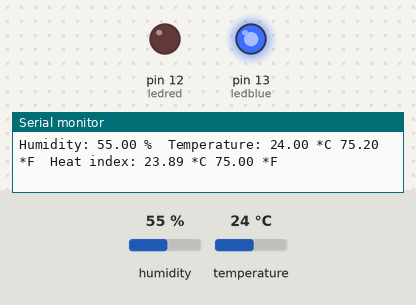
Recording of a sketch running on a simulated Arduino Uno, built with avr-gcc and run on an emulated ATmega328P. Shown: output pins drawn as LEDs (lit = HIGH), the last lines printed to the serial monitor. The inputs (shaded band) are chosen by the test bench; at power-on: temperature 24 °C, humidity 55 %.

Above: at 4.8 s.
4.9 s: temperature set to 27 °C
7.9 s: temperature set to 30 °C
At 9.3 s:
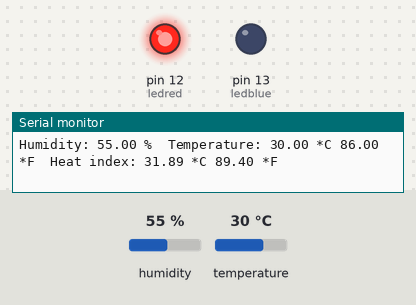
10.9 s: temperature set to 12 °C
At 12.9 s:
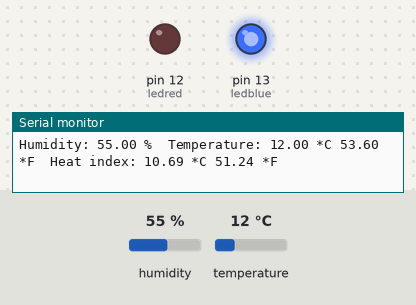
13.9 s: temperature set to 41 °C
At 14.7 s:
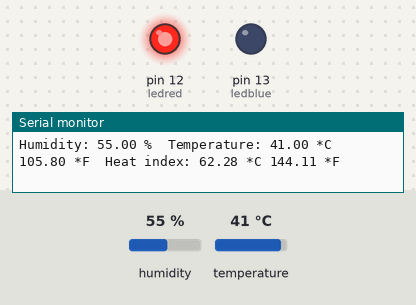
Timing chart, 0 to 16.9 s (numbered marks = the images above; inputs shaded):
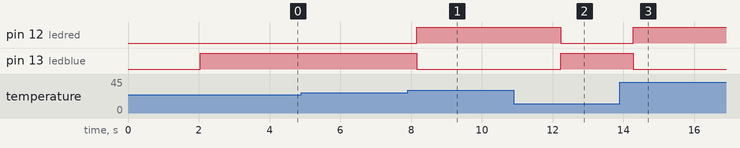

Measured:
- the behaviour switches between 28 and 29 °C on temperature (found by bisection; images 0 and 1)
- after the input at 7.9 s, pin 12 (ledred): LOW → HIGH after 0.26 s; pin 13 (ledblue): HIGH → LOW after 0.26 s
- after the input at 10.9 s, pin 12 (ledred): HIGH → LOW after 1.3 s; pin 13 (ledblue): LOW → HIGH after 1.3 s
- after the input at 13.9 s, pin 12 (ledred): LOW → HIGH after 0.38 s; pin 13 (ledblue): HIGH → LOW after 0.38 s

The sketch:

DHT11tester_work.ino
```cpp
// Example testing sketch for various DHT humidity/temperature sensors
// Written by ladyada, public domain

#include "DHT.h"

#define DHTPIN 4     // what digital pin we're connected to
#define ledblue 13
#define ledred 12

// Uncomment whatever type you're using!
#define DHTTYPE DHT11   // DHT 11
//#define DHTTYPE DHT22   // DHT 22  (AM2302), AM2321
//#define DHTTYPE DHT21   // DHT 21 (AM2301)

// Connect pin 1 (on the left) of the sensor to +5V
// NOTE: If using a board with 3.3V logic like an Arduino Due connect pin 1
// to 3.3V instead of 5V!
// Connect pin 2 of the sensor to whatever your DHTPIN is
// Connect pin 4 (on the right) of the sensor to GROUND
// Connect a 10K resistor from pin 2 (data) to pin 1 (power) of the sensor

// Initialize DHT sensor.
// Note that older versions of this library took an optional third parameter to
// tweak the timings for faster processors.  This parameter is no longer needed
// as the current DHT reading algorithm adjusts itself to work on faster procs.
DHT dht(DHTPIN, DHTTYPE);

void setup() {
  Serial.begin(9600);
  Serial.println("DHTxx test!");

  dht.begin();
  pinMode(ledblue,OUTPUT);
  pinMode(ledred,OUTPUT);
  digitalWrite(ledblue,LOW);
  digitalWrite(ledred,LOW);
}

void loop() {
  // Wait a few seconds between measurements.
  delay(2000);

  // Reading temperature or humidity takes about 250 milliseconds!
  // Sensor readings may also be up to 2 seconds 'old' (its a very slow sensor)
  float h = dht.readHumidity();
  // Read temperature as Celsius (the default)
  float t = dht.readTemperature();
  // Read temperature as Fahrenheit (isFahrenheit = true)
  float f = dht.readTemperature(true);

  // Check if any reads failed and exit early (to try again).
  if (isnan(h) || isnan(t) || isnan(f)) {
    Serial.println("Failed to read from DHT sensor!");
    return;
  }

  // Compute heat index in Fahrenheit (the default)
  float hif = dht.computeHeatIndex(f, h);
  // Compute heat index in Celsius (isFahreheit = false)
  float hic = dht.computeHeatIndex(t, h, false);

  Serial.print("Humidity: ");
  Serial.print(h);
  Serial.print(" %\t");
  Serial.print("Temperature: ");
  Serial.print(t);
  Serial.print(" *C ");
  Serial.print(f);
  Serial.print(" *F\t");
  Serial.print("Heat index: ");
  Serial.print(hic);
  Serial.print(" *C ");
  Serial.print(hif);
  Serial.println(" *F");
  if(t<=28)
  {digitalWrite(ledblue,HIGH);
   digitalWrite(ledred,LOW);
  }
  if(t>28)
  {digitalWrite(ledblue,LOW);
   digitalWrite(ledred,HIGH);
  }
}
```
